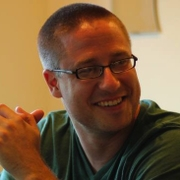
//> input picture examples/picture.jpg, 180 x 180 px
$ ./erode_dilate ../../picture.jpg   (built with g++ and OpenCV 4)
//> lines starting //> are read from the running program, lines starting //| are printed output that depends on the picture
#include "opencv2/imgproc/imgproc.hpp"
#include "opencv2/highgui/highgui.hpp"
#include "opencv2/highgui/highgui.hpp"

#include <stdlib.h>
#include <stdio.h>

using namespace cv;

/// Global variables
Mat src, erosion_dst, dilation_dst;

int erosion_elem = 0;
int erosion_size = 0;
int dilation_elem = 0;
int dilation_size = 0;
int const max_elem = 2;
int const max_kernel_size = 21;

/** Function Headers */
void Erosion( int, void* );
void Dilation( int, void* );

/** @function main */
int main( int argc, char** argv )
{
  /// Load an image
  src = imread( argv[1] );
//> src is the input picture: 180 rows x 180 cols, CV_8UC3; mean B, G, R 64.6, 95.5, 126

  if( !src.data )
  { return -1; }

  /// Create windows
  namedWindow( "Erosion Demo", CV_WINDOW_AUTOSIZE );
  namedWindow( "Dilation Demo", CV_WINDOW_AUTOSIZE );
  cvMoveWindow( "Dilation Demo", src.cols, 0 );

  /// Create Erosion Trackbar
  createTrackbar( "Element:\n 0: Rect \n 1: Cross \n 2: Ellipse", "Erosion Demo",
                  &erosion_elem, max_elem,
                  Erosion );
//> slider 'Element:\n 0: Rect \n 1: Cross \n' is set to 1

  createTrackbar( "Kernel size:\n 2n +1", "Erosion Demo",
                  &erosion_size, max_kernel_size,
                  Erosion );
//> slider 'Kernel size:\n 2n +1' is set to 7

  /// Create Dilation Trackbar
  createTrackbar( "Element:\n 0: Rect \n 1: Cross \n 2: Ellipse", "Dilation Demo",
                  &dilation_elem, max_elem,
                  Dilation );
//> slider 'Element:\n 0: Rect \n 1: Cross \n' is set to 1

  createTrackbar( "Kernel size:\n 2n +1", "Dilation Demo",
                  &dilation_size, max_kernel_size,
                  Dilation );
//> slider 'Kernel size:\n 2n +1' is set to 7

  /// Default start
  Erosion( 0, 0 );
  Dilation( 0, 0 );

  waitKey(0);
  return 0;
}

/**  @function Erosion  */
void Erosion( int, void* )
{
  int erosion_type;
  if( erosion_elem == 0 ){ erosion_type = MORPH_RECT; }
  else if( erosion_elem == 1 ){ erosion_type = MORPH_CROSS; }
  else if( erosion_elem == 2) { erosion_type = MORPH_ELLIPSE; }

  Mat element = getStructuringElement( erosion_type,
                                       Size( 2*erosion_size + 1, 2*erosion_size+1 ),
                                       Point( erosion_size, erosion_size ) );

  /// Apply the erosion operation
  erode( src, erosion_dst, element );
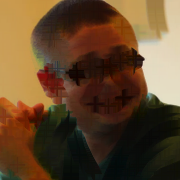
//> erosion_dst: 180 rows x 180 cols, CV_8UC3; mean B, G, R 44, 71.3, 98
  imshow( "Erosion Demo", erosion_dst );
}

/** @function Dilation */
void Dilation( int, void* )
{
  int dilation_type;
  if( dilation_elem == 0 ){ dilation_type = MORPH_RECT; }
  else if( dilation_elem == 1 ){ dilation_type = MORPH_CROSS; }
  else if( dilation_elem == 2) { dilation_type = MORPH_ELLIPSE; }

  Mat element = getStructuringElement( dilation_type,
                                       Size( 2*dilation_size + 1, 2*dilation_size+1 ),
                                       Point( dilation_size, dilation_size ) );
  /// Apply the dilation operation
  dilate( src, dilation_dst, element );
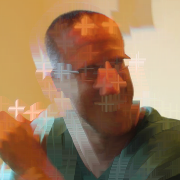
//> dilation_dst: 180 rows x 180 cols, CV_8UC3; mean B, G, R 90.9, 122.3, 154.6
  imshow( "Dilation Demo", dilation_dst );
}
